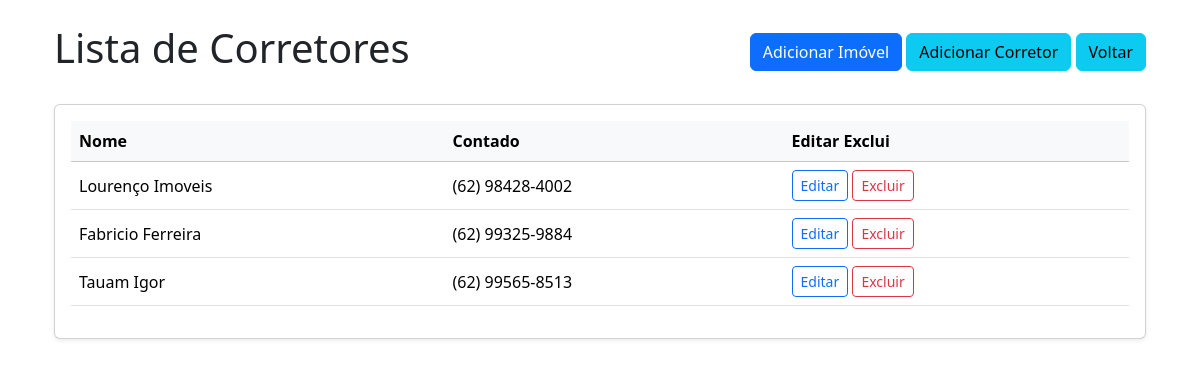
Page /corretores on the earlier database version.
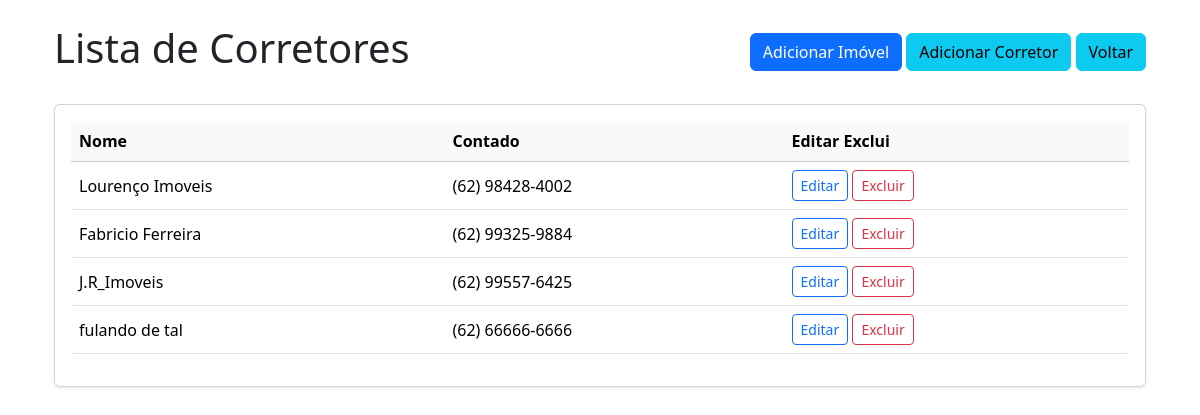
Same page on the later database version.
### models.py (models this page shows, shortened)
class Corretores(db.Model):
    __tablename__ = 'Corretores'
    id = db.Column(db.Integer, primary_key=True, autoincrement=True)
    nome = db.Column(db.String,nullable=False)
    contato = db.Column(db.String, nullable=False)

### routes.py (the view)
@rotas.route('/corretores')
def lista_corretores():
 corretores = Corretores.query.order_by(Corretores.id)
 return render_template('list_corretores.html', lista_de_corretores=corretores)

### templates/list_corretores.html (shortened to what this page needs)
{% extends 'base.html' %}
{% block content %}
<div class="d-flex justify-content-between align-items-center mb-4">
    <h1>Lista de Corretores</h1>
    <div>
        <a href="/cadastrar_imovel_template" class="btn btn-primary">Adicionar Imóvel</a>
        <a href="/cadastrar_corretor_template" class="btn btn-info">Adicionar Corretor</a>
        <a href="{{url_for('rotas.home')}}" class="btn btn-info">Voltar</a>
    </div>
</div>
<div class="card shadow-sm">
    <div class="card-body">
        <div class="table-responsive">
            <table class="table table-hover align-middle">
                <thead class="table-light">
                    <tr>
                        <th scope="col">Nome</th>
                        <th scope="col">Contado</th>
                        <th scope="col">Editar     Exclui</th>
                </thead>
                <tbody>
                    {% for corretor in lista_de_corretores %}
                    <tr>
                        <td>{{ corretor.nome }}</td>
                        <td>{{ corretor.contato }}</td>
                         <td>
                            <a href="{{url_for('rotas.editar_corretor', id=corretor.id )}}" class="btn btn-outline-primary btn-sm target="_blank">Editar</a>
                            <a href="{{url_for('rotas.deletar_corretor', id=corretor.id)}}" class="btn btn-outline-danger btn-sm ">Excluir</a>
                        </td>
                    </tr>
                    {% endfor %}
                </tbody>
            </table>
        </div>
    </div>
</div>
{% endblock %}

Differences in the rows shown:
removed Corretores: nome "Tauam Igor", contato "(62) 99565-8513"
added Corretores: nome "J.R_Imoveis", contato "(62) 99557-6425"
added Corretores: nome "fulando de tal", contato "(62) 66666-6666"
